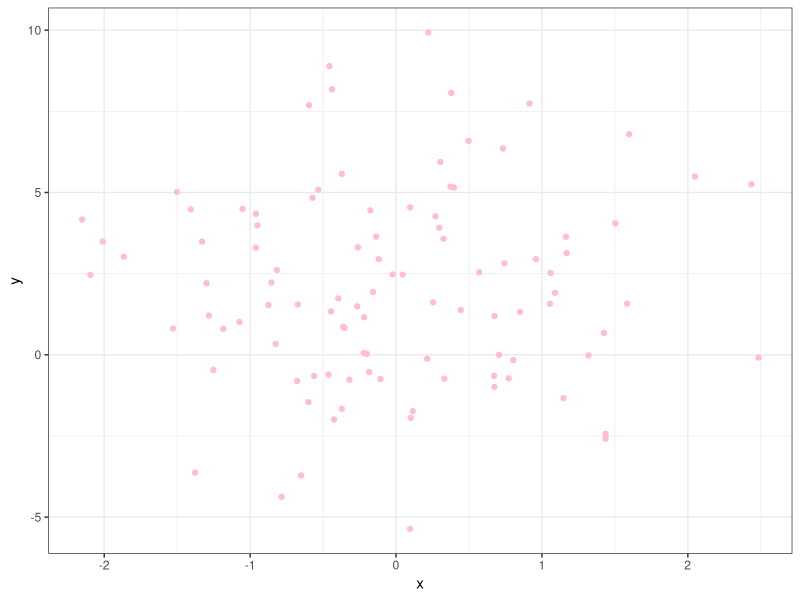

Generate this figure with R:
## ---- chunk 1
knitr::opts_chunk$set(echo = TRUE)
## ---- chunk 2
# library 
library(ggplot2)
library(dplyr)

## ---- chunk 3
# generating data
x <- rnorm(100, 0, 1)
y <- rnorm(100,2,3)

# generating data frame 
MyData <- data.frame(x, y)
glimpse(MyData)
## ---- chunk 4
# generating plot 
ggplot(MyData, aes(x = x, y = y)) + 
  geom_point(colour = "pink") + 
  theme_bw() 
